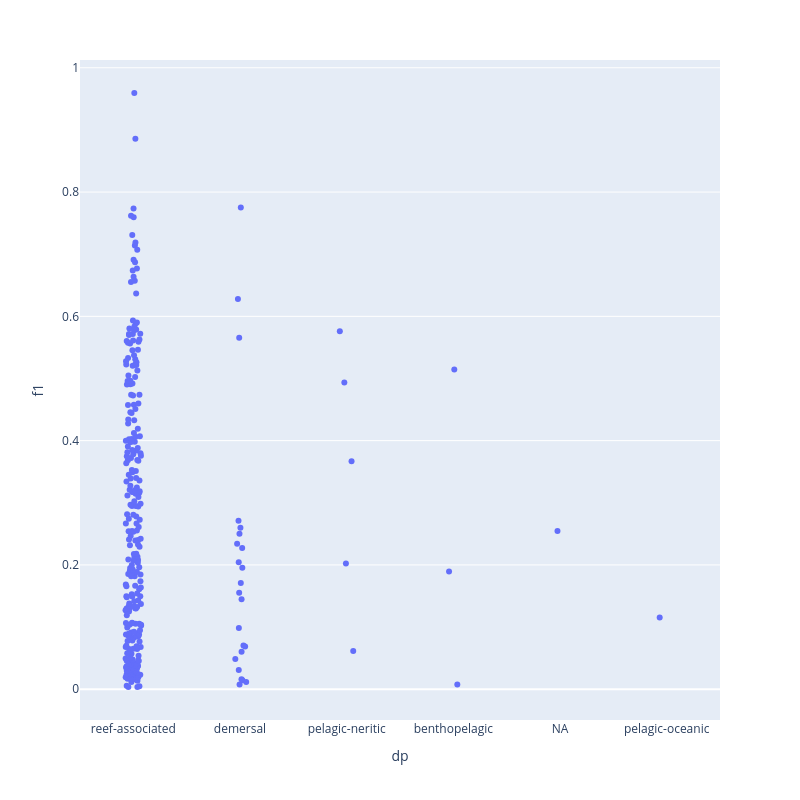

The code cell stored with this chart in its notebook:
### Markdown cell above
#### Plots

### Code cell
import plotly.express as px


fig = px.strip(df[df['f1'] > 0], x="dp", y="f1")
fig.update_layout(width=800, height=800)
fig.show()

### Figure 1 — Plotly figure (JSON) as saved in the notebook; plotly's stock layout.template omitted (floating-point values rounded to 4 significant figures; data arrays with more than 128 entries replaced by an {"elided": "..."} marker saying what was removed)
{"data": [{"alignmentgroup": "True", "boxpoints": "all", "fillcolor": "rgba(255,255,255,0)", "hoveron": "points", "hovertemplate": "dp=%{x}<br>f1=%{y}<extra></extra>", "legendgroup": "", "line": {"color": "rgba(255,255,255,0)"}, "marker": {"color": "#636efa"}, "name": "", "offsetgroup": "", "orientation": "v", "pointpos": 0, "showlegend": false, "type": "box", "x": {"elided": "298 str values"}, "x0": " ", "xaxis": "x", "y": {"elided": "298 float values"}, "y0": " ", "yaxis": "y"}], "layout": {"boxmode": "group", "height": 800, "legend": {"tracegroupgap": 0}, "margin": {"t": 60}, "width": 800, "xaxis": {"anchor": "y", "domain": [0, 1], "title": {"text": "dp"}}, "yaxis": {"anchor": "x", "domain": [0, 1], "title": {"text": "f1"}}}}
